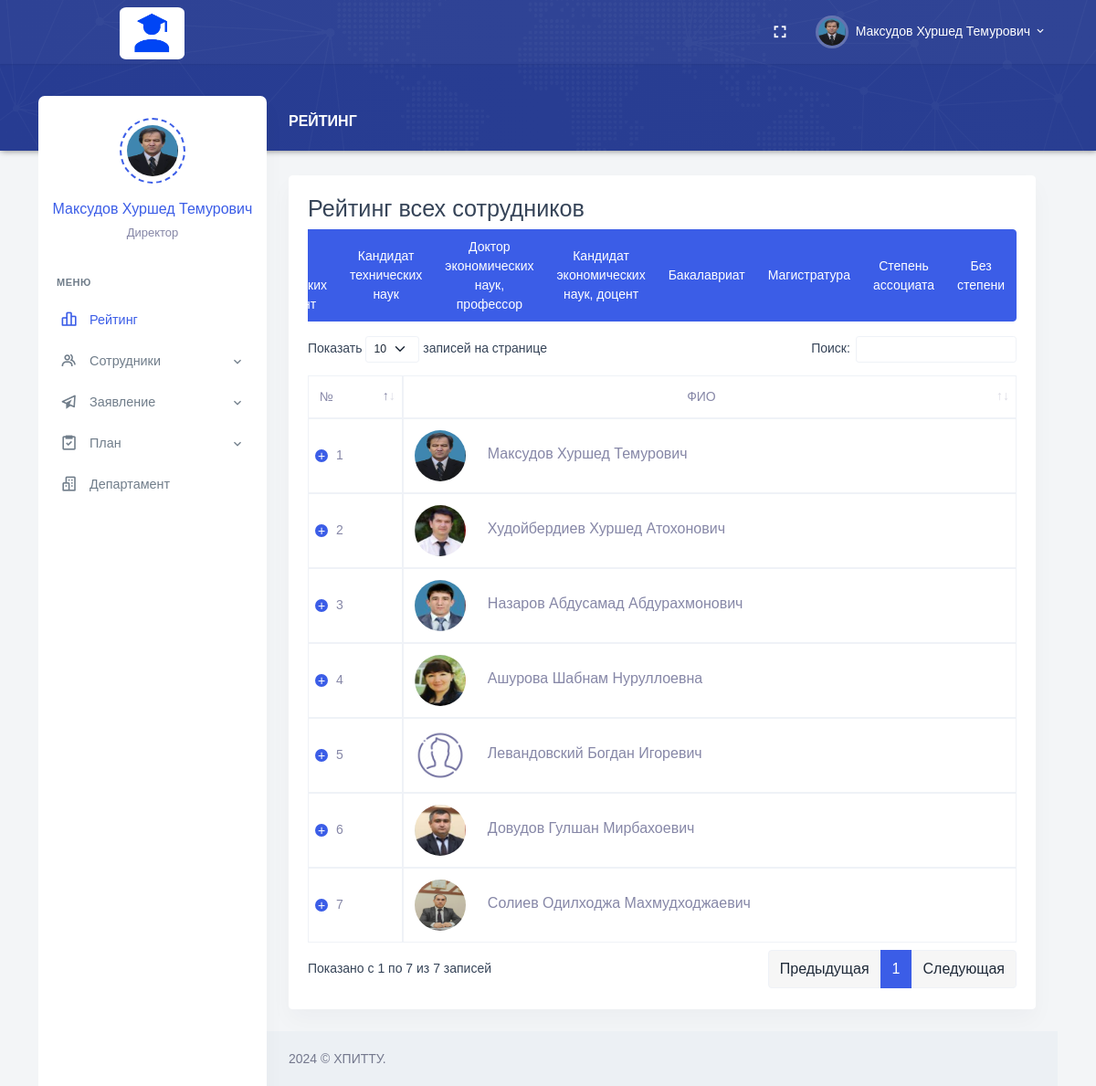
The page /Role/Admin/index.php (signed in) on the database its author committed.
### tables this page shows
CREATE TABLE `employees` (
  `Employee_Id` int NOT NULL AUTO_INCREMENT,
  `Full_Name` varchar(255) DEFAULT NULL,
  `Date_of_Birth` date DEFAULT NULL,
  `Place_of_Birth` varchar(255) DEFAULT NULL,
  `Position_Id` int DEFAULT NULL,
  `Degree_Id` int DEFAULT NULL,
  `Faculty_Id` int DEFAULT NULL,
  `Department_Id` int DEFAULT NULL,
  `User_Role_Id` int DEFAULT NULL,
  `Email` varchar(255) DEFAULT NULL,
  `Phone_Number` varchar(20) DEFAULT NULL,
  `Employee_Number` varchar(20) DEFAULT NULL,
  `Date_Added` date DEFAULT NULL,
  `Path_Photo` varchar(255) DEFAULT NULL,
  `Username` varchar(255) DEFAULT NULL,
  `Password` varchar(255) DEFAULT NULL,
  PRIMARY KEY (`Employee_Id`),
  KEY `Degree_Id` (`Degree_Id`),
  KEY `Faculty_Id` (`Faculty_Id`),
  KEY `Department_Id` (`Department_Id`),
  KEY `User_Role_Id` (`User_Role_Id`),
  KEY `employees_ibfk_1` (`Position_Id`),
  CONSTRAINT `employees_ibfk_1` FOREIGN KEY (`Position_Id`) REFERENCES `positions` (`Position_Id`) ON DELETE CASCADE ON UPDATE CASCADE,
  CONSTRAINT `employees_ibfk_2` FOREIGN KEY (`Degree_Id`) REFERENCES `degrees` (`Degree_Id`) ON DELETE CASCADE ON UPDATE CASCADE,
  CONSTRAINT `employees_ibfk_3` FOREIGN KEY (`Faculty_Id`) REFERENCES `faculties` (`Faculty_Id`) ON DELETE CASCADE ON UPDATE CASCADE,
  CONSTRAINT `employees_ibfk_4` FOREIGN KEY (`Department_Id`) REFERENCES `departments` (`Department_Id`) ON DELETE CASCADE ON UPDATE CASCADE,
  CONSTRAINT `employees_ibfk_5` FOREIGN KEY (`User_Role_Id`) REFERENCES `user_roles` (`User_Role_Id`) ON DELETE CASCADE ON UPDATE CASCADE
);

CREATE TABLE `positions` (
  `Position_Id` int NOT NULL,
  `Position_Name` varchar(255) DEFAULT NULL,
  PRIMARY KEY (`Position_Id`)
);

CREATE TABLE `ratings` (
  `Rating_Id` int NOT NULL,
  `Employee_Id` int DEFAULT NULL,
  `Credit_Done` int DEFAULT NULL,
  `Credit_Full` int DEFAULT NULL,
  `Rating` decimal(3,2) DEFAULT NULL,
  PRIMARY KEY (`Rating_Id`),
  KEY `Employee_Id` (`Employee_Id`),
  CONSTRAINT `ratings_ibfk_1` FOREIGN KEY (`Employee_Id`) REFERENCES `employees` (`Employee_Id`) ON DELETE CASCADE ON UPDATE CASCADE
);

### Role/Admin/index.php (the view, shortened to what this page needs)
<?php
require_once "header.php";
?>
<div class="main-content">
    <div class="page-content">
        <div class="row">
            <div class="col-12">
                <div class="page-title-box d-flex align-items-center justify-content-between">
                    <h4 class="page-title mb-0 font-size-18">Рейтинг</h4>
                </div>
            </div>
        </div>
        <div class="row">
            <div class="col-lg-12">
                <div class="card">
                    <div class="card-body">
                        <div class="table-responsive">
                            <h3>Рейтинг всех сотрудников</h3>
                            <div class="btn-group mb-3 d-flex justify-content-end">
                                <button type="button" class="btn btn-primary filterBtn"
                                    data-filter="Кандидат физико-математических наук, доцент">Кандидат физико-математических наук, доцент</button>
                                <button type="button" class="btn btn-primary filterBtn"
                                    data-filter="Кандидат технических наук">Кандидат технических наук</button>
                                <button type="button" class="btn btn-primary filterBtn"
                                    data-filter="Доктор экономических наук,Профессор">Доктор экономических
                                    наук, профессор</button>
                                <button type="button" class="btn btn-primary filterBtn"
                                    data-filter="Кандидат экономических наук,Доцент">Кандидат экономических
                                    наук, доцент</button>
                          <button type="button" class="btn btn-primary filterBtn"
                                    data-filter="Бакалавриат">Бакалавриат</button>
                                <button type="button" class="btn btn-primary filterBtn"
                                    data-filter="Магистратура">Магистратура</button>
                                <button type="button" class="btn btn-primary filterBtn"
                                    data-filter="Степень ассоциата">Степень ассоциата</button>
                                <button type="button" class="btn btn-primary filterBtn" data-filter="Без степени">Без
                                    степени</button>
                            </div>
                            <div class="table-responsive">
                                <table id="datatable" class="table table-bordered dt-responsive nowrap"
                                    style="border-collapse: collapse; border-spacing: 0; width: 100%;">
                                    <thead>
                                        <tr>
                                            <th>№</th>
                                            <th class="text-center">ФИО</th>
                                        </tr>
                                    </thead>
                                    <tbody>
                                        <?php
                                          require_once "conn.php";
                                                $sql = "SELECT r.Rating_Id as Id,
                                                IFNULL(e.Path_Photo, '') as Path,
                                                e.Full_Name as FullName,
                                                deg.Degree_Name as Degree,
                                                CONCAT(r.Credit_Done, '/', r.Credit_Full) as Credit,
                                                r.Rating
                                         FROM ratings r
                                         LEFT JOIN employees e ON r.Employee_Id = e.Employee_Id
                                         LEFT JOIN degrees deg ON e.Degree_Id = deg.Degree_Id
                                         ORDER BY Rating DESC;";
                                                $result = $conn->query($sql);
                                                $count =0;
                                                if ($result->num_rows > 0) {
                                                    while ($row = $result->fetch_assoc()) {
                                                        $count++;
                                                        if ($row["Path"] == "") {
                                                            $row["Path"]= "1.jpg";
                                                        }
                                                        echo "<tr>".
                                                            "   <td class='align-middle'>".$count."</td>".
                                                            "   <td class='align-middle'>".
                                                            "   <div class='d-flex align-items-center'>".
                                                            "       <div class='me-4'> ".
                                                            "           <img src='../Personal/upload/".$row["Path"]."' alt='' class='avatar-sm rounded-circle'>".
                                                            "       </div>".
                                                            "       <div>".
                                                            "           <h5 class='font-size-16 mb-1'>".$row["FullName"]."</h5>".
                                                            "       </div>".
                                                            "   </div>".
                                                            "    </td>".
                                                            "   <td class='align-middle'>".$row["Degree"]."</td>".
                                                            "   <td class='align-middle'>".$row["Credit"]."</td>".
                                                            "   <td class='align-middle'>".$row["Rating"]."</td>".
                                                            "</tr>";
                                                    }
                                                }
                                            ?>
                                    </tbody>
                                </table>
                            </div>
                        </div>
                    </div>
                </div>
            </div>
            <?php
require_once "footer.php";
?>

### Role/Admin/header.php (shortened to what this page needs)
<?php
    require_once "conn.php";
    $sql_command = "SELECT e.*, p.Position_Name, e.Path_Photo
    FROM employees e
    INNER JOIN positions p ON e.Position_Id = p.Position_Id
    WHERE e.Username = '{$_SESSION['Username']}'";
$result = mysqli_query($conn, $sql_command);
if (mysqli_num_rows($result) > 0) {
while ($rows = mysqli_fetch_assoc($result)) {
$Full_Name = ucwords($rows["Full_Name"]);
$Position_Name = $rows["Position_Name"];
$Path_Photo = $rows["Path_Photo"];
}
}
?>
<!doctype html>
<html lang="en">
<head>
    <link href="/assets/css/bootstrap.min.css" id="bootstrap-style" rel="stylesheet" type="text/css" />
    <link href="/assets/css/app.min.css" id="app-style" rel="stylesheet" type="text/css" />
    <link href="/assets/libs/datatables.net-bs4/css/dataTables.bootstrap4.min.css" rel="stylesheet" type="text/css" />
    <link href="/assets/libs/datatables.net-buttons-bs4/css/buttons.bootstrap4.min.css" rel="stylesheet"
        type="text/css" />
    <link href="/assets/libs/datatables.net-responsive-bs4/css/responsive.bootstrap4.min.css" rel="stylesheet"
        type="text/css" />
    <link href="/assets/css/icons.min.css" rel="stylesheet" type="text/css" />
</head>
<body data-layout="detached" data-topbar="colored">
<div class="container-fluid">
        <div id="layout-wrapper">
            <header id="page-topbar">
                <div class="navbar-header">
                    <div class="container-fluid">
                        <div class="float-end">
                            <div class="dropdown d-none d-lg-inline-block ms-1">
                                <button type="button" class="btn header-item noti-icon waves-effect"
                                    data-toggle="fullscreen">
                                    <i class="mdi mdi-fullscreen"></i>
                                </button>
                            </div>
                            <div class="dropdown d-inline-block">
                                <button type="button" class="btn header-item waves-effect"
                                    id="page-header-user-dropdown" data-bs-toggle="dropdown" aria-haspopup="true"
                                    aria-expanded="false">
                                    <img class="rounded-circle header-profile-user"
                                        src="../Personal/upload/<?php if(!empty($Path_Photo)){ echo $Path_Photo; }else{ echo "Admin.png"; } ?>" alt="Header Avatar">
                                    <span class="d-none d-xl-inline-block ms-1"><?php echo $Full_Name; ?></span>
                                    <i class="mdi mdi-chevron-down d-none d-xl-inline-block"></i>
                                </button>
                            </div>
                        </div>
                        <div>
                            <div class="navbar-brand-box">
                                <a href="index.php" class="logo logo-light" style="margin-left: 65px;">
                                    <span class="logo-lg">
                                        <img src="/assets/images/LogoEX.png" alt="" height="57"
                                            style="border-radius: 10%;">
                                    </span>
                                </a>
                            </div>
                        </div>
                    </div>
            </header>
            <div class="vertical-menu">
                <div class="h-100">
                    <div class="user-wid text-center py-4">
                        <div class="user-img">
                            <img src="../Personal/upload/<?php if(!empty($Path_Photo)){ echo $Path_Photo; }else{ echo "Admin.png"; } ?>" alt=""
                                class="avatar-md mx-auto rounded-circle">
                        </div>
                        <div class="mt-3">
                            <a href="#" class="text-reset fw-medium font-size-16"><?php echo $Full_Name; ?></a>
                            <p class="text-muted mt-1 mb-0 font-size-13"><?php echo $Position_Name; ?></p>
                        </div>
                    </div>
                    <div id="sidebar-menu">
                        <ul class="metismenu list-unstyled" id="side-menu">
                            <li class="menu-title">Меню</li>
                            <li>
                                <a href="index.php" class="waves-effect">
                                    <i class="bx bx-bar-chart-alt-2"></i>
                                    <span>Рейтинг</span>
                                </a>
                            </li>
                            <li>
                                <a href="javascript: void(0);" class="has-arrow waves-effect">
                                    <i class="bx bx-group"></i>
                                    <span>Сотрудники</span>
                                </a>
                            </li>
                            <li>
                                <a href="javascript: void(0);" class="has-arrow waves-effect">
                                    <i class="bx bx-paper-plane"></i>
                                    <span>Заявление</span>
                                </a>
                            </li>
                            <li>
                                <a href="javascript: void(0);" class="has-arrow waves-effect">
                                    <i class="bx bx-task"></i>
                                    <span>План</span>
                                </a>
                            </li>
                            <li>
                                <a href="departament.php" class="waves-effect">
                                    <i class="bx bx-buildings"></i>
                                    <span>Департамент</span>
                                </a>
                            </li>
                    </div>
                </div>
            </div>

### Role/Admin/footer.php (shortened to what this page needs)
<footer class="footer">
    <div class="container-fluid">
        <div class="row">
            <div class="col-sm-6">
                 © ХПИТТУ.
            </div>
            <div class="col-sm-6">
            </div>
        </div>
    </div>
</footer>
</div>
</div>
</div>
</div>
</body>
</html>

### rows shown on the page
employees: Path_Photo (picture), Full_Name "Максудов Хуршед Темурович", Position_Id.Position_Name "Директор"
ratings: shows a picture, Employee_Id.Full_Name "Максудов Хуршед Темурович"
ratings: shows a picture, Employee_Id.Full_Name "Худойбердиев Хуршед Атохонович"
ratings: shows a picture, Employee_Id.Full_Name "Назаров Абдусамад Абдурахмонович"
ratings: shows a picture, Employee_Id.Full_Name "Ашурова Шабнам Нуруллоевна"
ratings: shows a picture, Employee_Id.Full_Name "Левандовский Богдан Игоревич"
ratings: shows a picture, Employee_Id.Full_Name "Довудов Гулшан Мирбахоевич"
ratings: shows a picture, Employee_Id.Full_Name "Солиев Одилходжа Махмудходжаевич"
